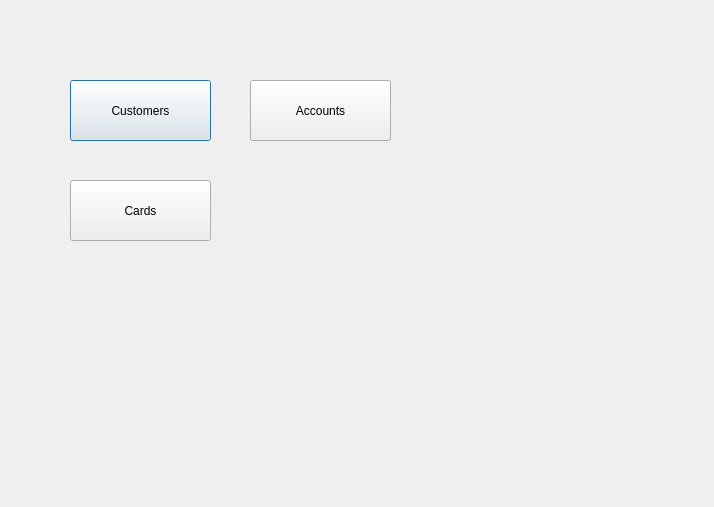
<?xml version="1.0" encoding="UTF-8"?>
<ui version="4.0">
 <class>adminmenu</class>
 <widget class="QDialog" name="adminmenu">
  <property name="geometry">
   <rect>
    <x>0</x>
    <y>0</y>
    <width>714</width>
    <height>507</height>
   </rect>
  </property>
  <property name="windowTitle">
   <string>Dialog</string>
  </property>
  <widget class="QPushButton" name="btnCustomers">
   <property name="geometry">
    <rect>
     <x>70</x>
     <y>80</y>
     <width>141</width>
     <height>61</height>
    </rect>
   </property>
   <property name="text">
    <string>Customers</string>
   </property>
  </widget>
  <widget class="QPushButton" name="btnAccounts">
   <property name="geometry">
    <rect>
     <x>250</x>
     <y>80</y>
     <width>141</width>
     <height>61</height>
    </rect>
   </property>
   <property name="text">
    <string>Accounts</string>
   </property>
  </widget>
  <widget class="QPushButton" name="btnCards">
   <property name="geometry">
    <rect>
     <x>70</x>
     <y>180</y>
     <width>141</width>
     <height>61</height>
    </rect>
   </property>
   <property name="text">
    <string>Cards</string>
   </property>
  </widget>
 </widget>
 <resources/>
 <connections/>
</ui>
